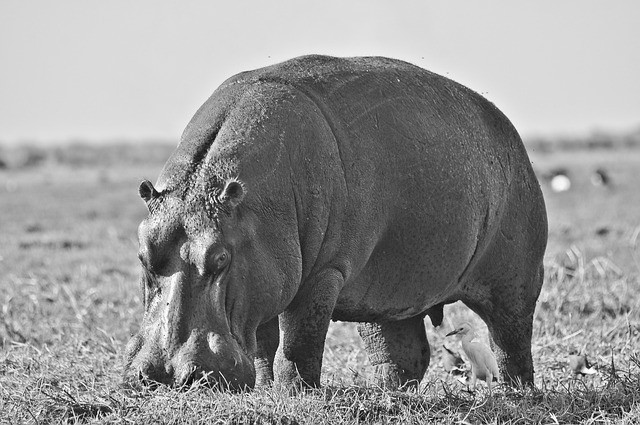
#> input picture p3/assets/p03_nilpferd.jpg, 640 x 425 px
$ python main.py
#> lines starting #> are read from the running program, lines starting #| are printed output that depends on the picture
import cv2
import numpy as np


def progress_bar(progress, total, msg="doing stuff:"):
    percent = 100 * (progress / float(total))
    bar = "█" * int(percent / 2) + "-" * (50 - int(percent / 2))
    msg = (msg[:25] + "..") if len(msg) > 75 else msg
    clear = "                                                            "
    print(f"\rworking: [{bar}] {percent:.2f}% ({msg}){clear}", end="\r")
    if progress == total:
        print("\ndone")


# outputs 2*n+1 x 2*n+1 mean blur filter matrix
# example n = 1:
# [[1, 1, 1],
#  [1, 1, 1],
#  [1, 1, 1]]
def mean_blur_matrix(n):
    matrix = []
    for i in range(2 * n + 1):
        row = []
        for j in range(2 * n + 1):
            row.append(1)
        matrix.append(row)
    return matrix


# outputs 2*n+1 x 2*n+1 binomial filter matrix
# example n = 1:
# [[1, 2, 1],
#  [2, 4, 2],
#  [1, 2, 1]]
def binomial_matrix(n):
    # create 1d binomial filter with p = 2*n
    vector = (np.poly1d([0.5, 0.5]) ** (2 * n)).coeffs

    # calculate scalar
    s = 1 / (vector[0] * vector[0])

    # create 2d binomial filter by multiplying the 1d matrix
    matrix = []
    for i in range(2 * n + 1):
        row = []
        for j in range(2 * n + 1):
            # multiply values by s in oder to have interger values instead of float values in the matrix
            row.append(int((vector[i] * vector[j]) * s))
        matrix.append(row)
    return matrix


def linear_filter(input, filter):
    # create input image clone to write result values into as not to change pixel values needed for calculations
    output = input.copy()
    rows, cols = input.shape
    # calculate n, where n is the distance between the middle of the matrix and the edge of the matrix
    n = int((len(filter) / 2))

    # iterate throgh the input image starting with the nth pixel
    # as to not go out of bounds with the matrix
    for row in range(n, rows - n):
        for col in range(n, cols - n):
            values = []

            # iterate through the surrounding pixels according to the matrix
            for x in range(-n, n + 1):
                for y in range(-n, n + 1):
                    values.append(input[row + x][col + y] * filter[x][y])

            # set output pixel to the sum of the values devided by the sum of the filter matrix values
            output[row][col] = sum(values) / sum(sum(filter, []))

    return output


def weighted_median_filter(input, filter):
    # create input image clone to write result values into as not to change pixel values needed for calculations
    output = input.copy()
    rows, cols = input.shape
    # calculate n, where n is the distance between the middle of the matrix and the edge of the matrix
    n = int((len(filter) / 2))

    # iterate throgh the input image starting with the nth pixel
    # as to not go out of bounds with the matrix
    for row in range(n, rows - n):
        for col in range(n, cols - n):
            values = []

            # iterate through the surrounding pixels according to the matrix
            for x in range(-n, n + 1):
                for y in range(-n, n + 1):
                    for w in range(0, filter[x][y]):
                        # add pixel value to the list as often as the weighting says
                        values.append(input[row + x][col + y])

            # set weighted median as new pixel value in output image
            values.sort()
            output[row][col] = values[int(len(values) / 2)]

    return output


progress_bar(0, 5, "reading img")
img = cv2.imread("assets/p03_nilpferd.jpg", cv2.IMREAD_GRAYSCALE)
#> img is the input picture: shape (425, 640); min 0, max 255, mean 146.7

progress_bar(1, 5, "applying mean blur")
# 1. (a)
# N = 1
a = linear_filter(img, mean_blur_matrix(1))

progress_bar(2, 5, "applying binomial matix n 1")
# 1. (b)
# N = 1
b = linear_filter(img, binomial_matrix(1))
#> after the loop in linear_filter (call 2), `for row in range(n, rows - n):`:
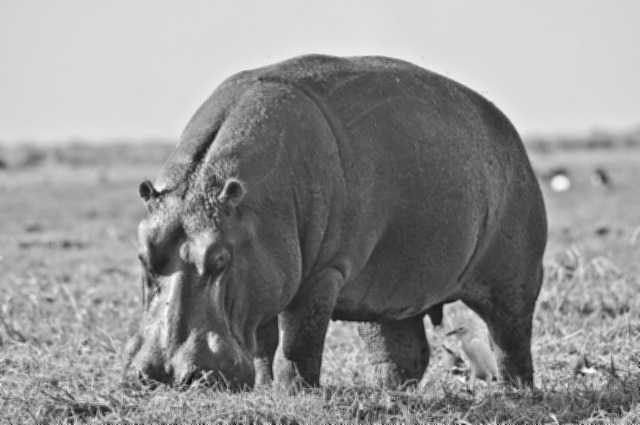
#> output: shape (425, 640); min 10, max 251, mean 146.2

progress_bar(3, 5, "applying binomial matix n 2")
# N = 2
c = linear_filter(img, binomial_matrix(2))
#> after the loop in linear_filter (call 3), `for row in range(n, rows - n):`:
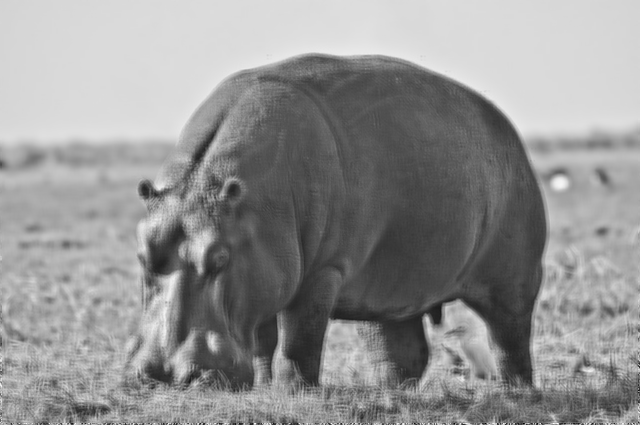
#> output: shape (425, 640); min 0, max 253, mean 146.1

progress_bar(4, 5, "applying weighted median filter")
# 2.
# weight matrix
W = [[1, 2, 1], [2, 3, 2], [1, 2, 1]]
d = weighted_median_filter(img, W)
progress_bar(5, 5)

EXPORT_IMAGES = False  # sets if images should be saved to file (in working directory)
SHOW_IMAGES = True  # sets if images should be shown in windows

if EXPORT_IMAGES:
    cv2.imwrite("assets/export/mean_blur.jpg", a)
    cv2.imwrite("assets/export/binomial_filter_1.jpg", b)
    cv2.imwrite("assets/export/binomial_filter_2.jpg", c)
    cv2.imwrite("assets/export/weighted_median_filter.jpg", d)
if SHOW_IMAGES:
    cv2.imshow("mean blur (N = 1)", a)
    cv2.imshow("binomial filter (N = 1)", b)
    cv2.imshow("binomial filter (N = 2)", c)
    cv2.imshow("weighted median filter", d)
    cv2.waitKey()
    cv2.destroyAllWindows()
